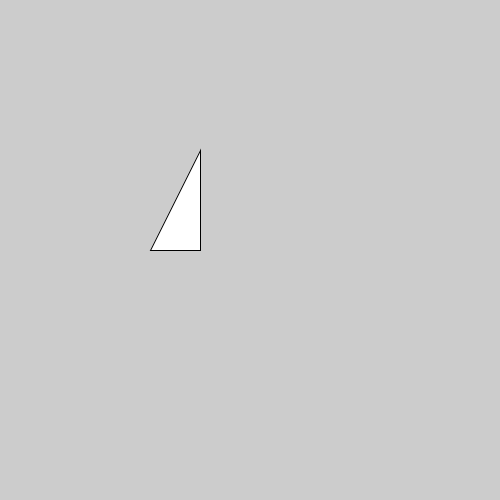
Frame 1 (no input)
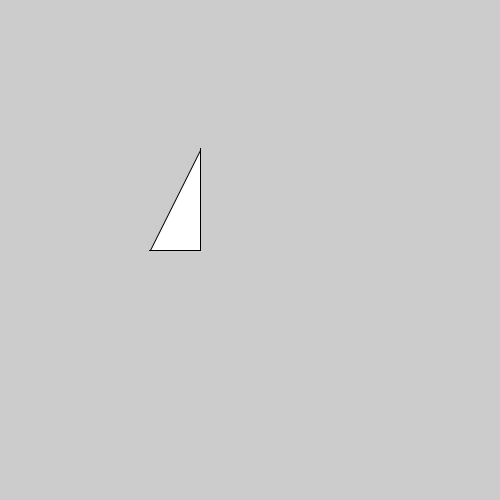
Frame 60 (the mouse pressed at the canvas centre just before this capture)
Frame 120 (the mouse held since frame 60 and released just before this capture): identical to frame 60, image omitted

The Processing sketch that drew these frames (run headless with seeded random() and noise(); from frame 60 on, the mouse is pressed at the canvas centre):

// Processing sketch: Opd_8
// ── Opd_8.pde


void setup(){
 size(500,500); 
}

void draw(){
  

triangle(200,250,200,150,150,250);

  
}
